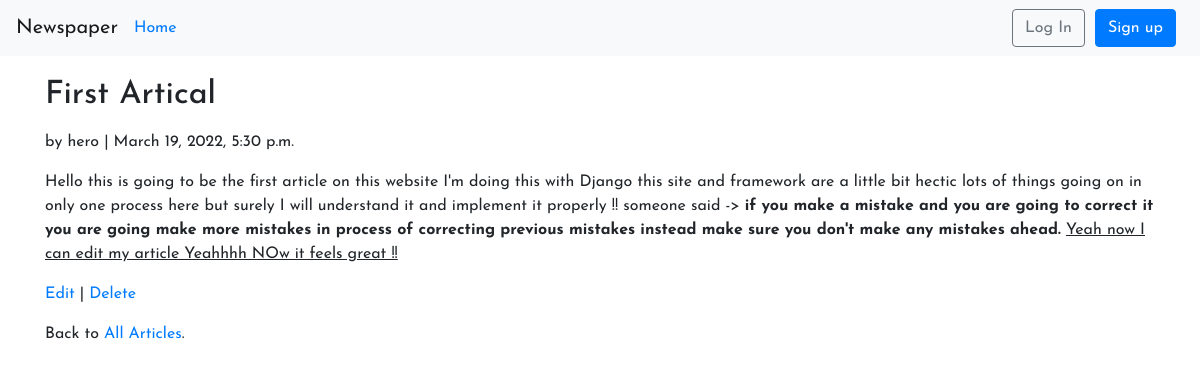
Page /artical/1/ on the committed database.
### artical/models.py (models this page shows, shortened)
class Artical(models.Model):
    title = FroalaField(max_length=225)
    body = FroalaField(blank = True)
    date = models.DateTimeField(auto_now=True)
    author = models.ForeignKey(
        get_user_model(),
        on_delete= models.CASCADE,
    )

### users/models.py (models this page shows)
class CustomUser(AbstractUser):
    age = models.PositiveBigIntegerField(null=True, blank= True)

### artical/views.py (the view)
# urls.py: path('<int:pk>/', ArticleDetailView.as_view(), name='article_detail'), # new
class ArticleDetailView(DetailView): # new
    model = Artical
    template_name = 'article_detail.html'
    login_url  = 'login'

### templates/article_detail.html
{% extends 'base.html' %}
{% block content %}
<div class="article-entry" style="margin-top: 20px;">
<h2>{{ object.title | safe }}</h2>
<p>by {{ object.author }} | {{ object.date }}</p>
<p>{{ object.body | safe }}</p>
</div>
<p><a href="{% url 'article_edit' artical.pk %}">Edit</a> |
<a href="{% url 'article_delete' artical.pk %}">Delete</a></p>
<p>Back to <a href="{% url 'article_list' %}">All Articles</a>.</p>
{% endblock content %}

### rows in the picture
Artical: title "First Artical", author "hero", date "March 19, 2022, 5:30 p.m.", body "Hello this is going to be the first article on this website I'm doing this with Django this site and framework are a little bit hectic lots of things going on in only one process here but surely I will understand it and implement it properly !! someone said -> if you make a mistake and you are going to correct it you are going make more mistakes in process of correcting previous mistakes instead make sure you don't make any mistakes ahead. Yeah now I can edit my article Yeahhhh NOw it feels great !!"
